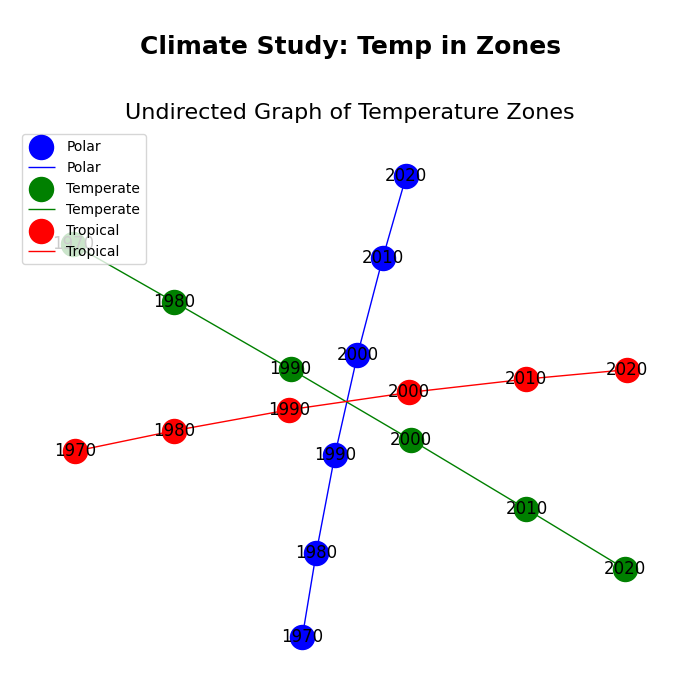

Write Python code to recreate this figure.
import matplotlib.pyplot as plt
import networkx as nx

# Create a list of years as nodes
years = [1970, 1980, 1990, 2000, 2010, 2020]

# Data values that act as edges (anomalies connecting the years)
temperature_anomalies_polar = [(-0.3, 0.1), (0.1, 0.5), (0.5, 1.2), (1.2, 1.8), (1.8, 2.5)]
temperature_anomalies_temperate = [(-0.2, 0.2), (0.2, 0.6), (0.6, 1.0), (1.0, 1.4), (1.4, 1.9)]
temperature_anomalies_tropical = [(-0.1, 0.3), (0.3, 0.7), (0.7, 1.2), (1.2, 1.5), (1.5, 2.1)]

# Initialize a graph for each temperature zone
G_polar = nx.Graph()
G_temperate = nx.Graph()
G_tropical = nx.Graph()

# Add nodes and edges to the graphs
G_polar.add_nodes_from(years)
G_temperate.add_nodes_from(years)
G_tropical.add_nodes_from(years)

# Add the edges between the nodes based on temperature anomalies
G_polar.add_edges_from([(years[i], years[i+1]) for i, _ in enumerate(temperature_anomalies_polar)])
G_temperate.add_edges_from([(years[i], years[i+1]) for i, _ in enumerate(temperature_anomalies_temperate)])
G_tropical.add_edges_from([(years[i], years[i+1]) for i, _ in enumerate(temperature_anomalies_tropical)])

# Create the plot
fig, ax = plt.subplots(figsize=(7, 7))

# Draw graphs on the same plot with different colors for each zone
nx.draw(G_polar, pos=nx.spring_layout(G_polar), node_color='b', edge_color='b', with_labels=True, ax=ax, label='Polar')
nx.draw(G_temperate, pos=nx.spring_layout(G_tropical), node_color='g', edge_color='g', with_labels=True, ax=ax, label='Temperate')
nx.draw(G_tropical, pos=nx.spring_layout(G_tropical), node_color='r', edge_color='r', with_labels=True, ax=ax, label='Tropical')

# Title and adjustments
plt.title("Undirected Graph of Temperature Zones", fontsize=16)
plt.suptitle("Climate Study: Temp in Zones", fontsize=18, fontweight='bold', y=0.95)
plt.legend(loc="upper left")
plt.tight_layout(rect=[0, 0, 1, 0.93])

plt.show()
